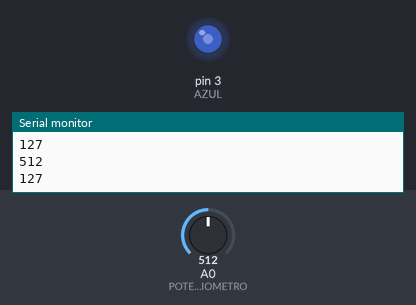
Simulated run of this sketch. Board: Arduino Uno, built with avr-gcc and run on an emulated ATmega328P. On the bench: output pins drawn as LEDs (lit = HIGH), the last lines printed to the serial monitor. The inputs (shaded band) are chosen by the test bench; at power-on: A0 (POTENCIOMETRO) = 512.

Above: at 1.2 s.
1.3 s: A0 (POTENCIOMETRO) set to 716
At 2.5 s:
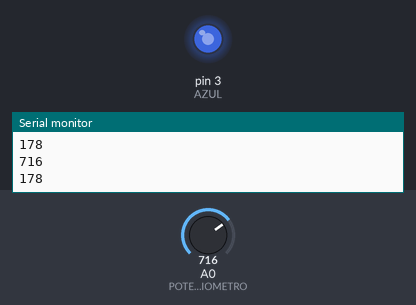
2.9 s: A0 (POTENCIOMETRO) set to 900
At 3.9 s:
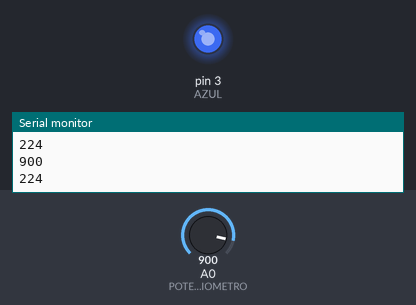
4.5 s: A0 (POTENCIOMETRO) set to 122
At 5.3 s:
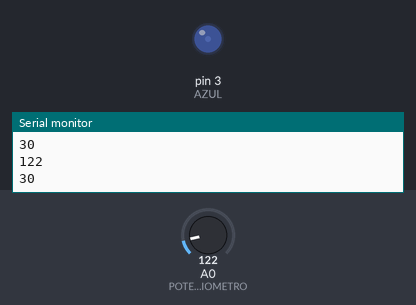
6.1 s: A0 (POTENCIOMETRO) set to 0
At 6.6 s:
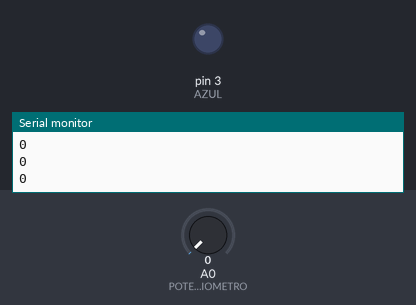
7.7 s: A0 (POTENCIOMETRO) set to 511
At 9.2 s:
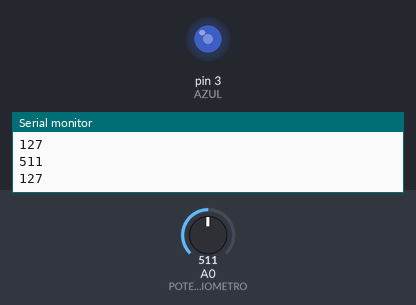
Timing chart, 0 to 10.3 s (numbered marks = the images above; inputs shaded):
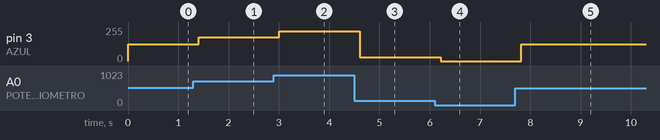

The sketch:

s14.ino
```cpp
#define AZUL 3
#define VERDE 5
#define ROJO 6
#define POTENCIOMETRO A0

int lecturaPot = 0;

void setup()
{
  Serial.begin(9600);
}

void loop()
{
  lecturaPot = analogRead(POTENCIOMETRO);
  Serial.println(lecturaPot);
  lecturaPot = map(lecturaPot,0,1023,0,255);
  Serial.println(lecturaPot);
  analogWrite(AZUL,lecturaPot);
  delay(200);
}
```

Measured:
- after the input at 1.3 s, pin 3 (AZUL): 127/255 → 178/255 after 0.10 s
- after the input at 2.9 s, pin 3 (AZUL): 178/255 → 224/255 after 0.11 s
- after the input at 4.5 s, pin 3 (AZUL): 224/255 → 30/255 after 0.11 s
- after the input at 6.1 s, pin 3 (AZUL): 30/255 → 0/255 after 0.12 s
- after the input at 7.7 s, pin 3 (AZUL): 0/255 → 127/255 after 0.12 s
